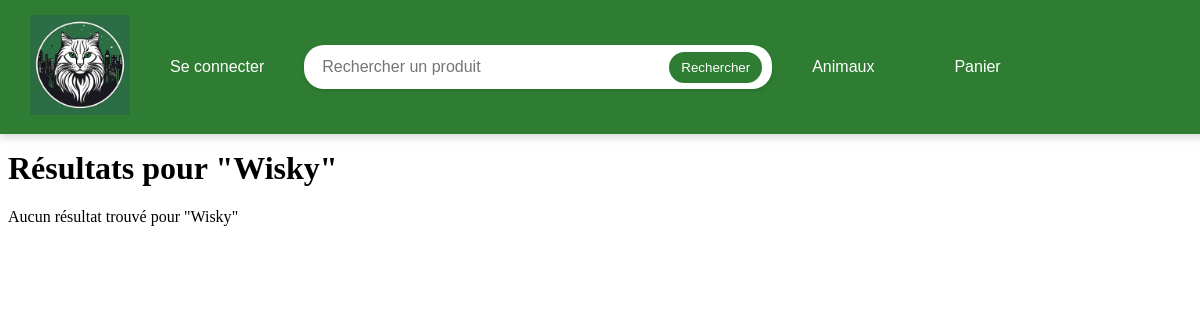
The app's page /search.php?product=Wisky, older data.
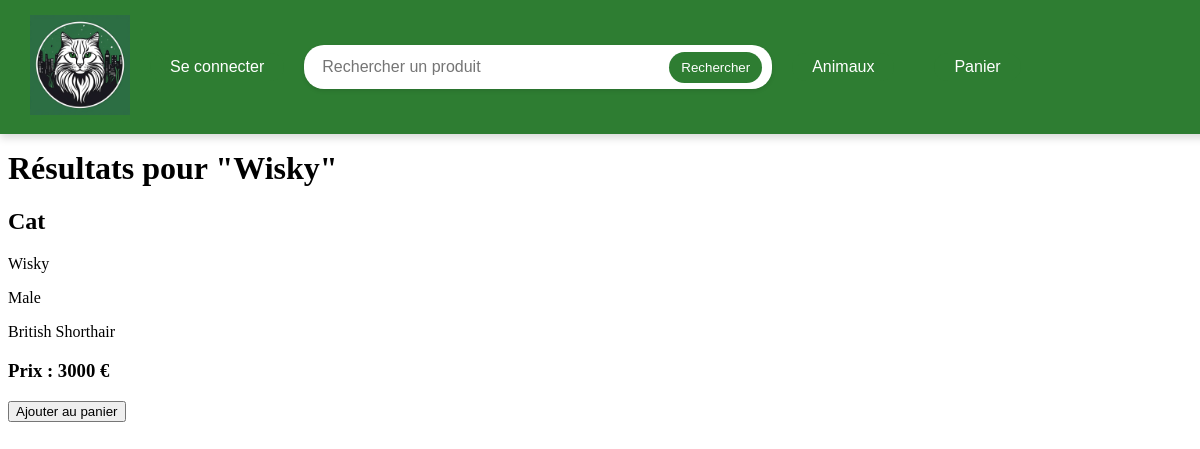
The same page, newer data.
### tables this page shows
CREATE TABLE `animals` (
  `idAnimals` int(100) NOT NULL AUTO_INCREMENT,
  `nameAnimals` varchar(100) NOT NULL,
  `raceAnimals` varchar(100) NOT NULL,
  `genderAnimals` varchar(100) NOT NULL,
  `typeAnimals` varchar(100) NOT NULL,
  `bithdayAnimals` date NOT NULL,
  `weight Animals` varchar(100) NOT NULL,
  `colorAnimals` varchar(100) NOT NULL,
  `priceAnimals` varchar(100) NOT NULL,
  PRIMARY KEY (`idAnimals`)
);

### search.php (the view, shortened to what this page needs)
<?php
$servername = "localhost";
$dbname = "e_commerce_project";
$dbusername = "root";
$dbpassword = "";
if(isset($_GET['product'])) {
    $search_term = htmlspecialchars(trim($_GET['product']));
    try {
        $conn = new PDO("mysql:host=$servername;dbname=$dbname", $dbusername, $dbpassword);
        $conn->setAttribute(PDO::ATTR_ERRMODE, PDO::ERRMODE_EXCEPTION);
    } catch (PDOException $e) {
        die('Erreur : ' . $e->getMessage());
    }
    $stmt = $conn->prepare("SELECT * FROM animals WHERE nameAnimals LIKE :product");
    $query = '%' . $search_term . '%';
    $stmt->bindParam(':product', $query, PDO::PARAM_STR);
    $stmt->execute();
    $results = $stmt->fetchAll(PDO::FETCH_ASSOC);
}
?>
<!doctype html>
<html lang="fr">
<head>
</head>
<body>
<?php include 'navbar.php';?>
<h1>Résultats pour "<?= htmlspecialchars($search_term) ?>"</h1>
<div class="product-list">
    <?php if (!empty($results)): ?>
        <?php foreach ($results as $result): ?>
            <div class="product">
                <h2><?= htmlspecialchars($result['typeAnimals']) ?></h2>
                <p><?= htmlspecialchars($result['nameAnimals']) ?></p>
                <p><?= htmlspecialchars($result['genderAnimals']) ?></p>
                <p><?= htmlspecialchars($result['raceAnimals']) ?></p>
                <h3>Prix : <?= htmlspecialchars($result['priceAnimals']) ?> €</h3>
                <form action="cart.php" method="POST">
                    <button type="submit">Ajouter au panier</button>
                </form>
            </div>
        <?php endforeach; ?>
    <?php else: ?>
        <p>Aucun résultat trouvé pour "<?= htmlspecialchars($search_term) ?>"</p>
    <?php endif; ?>
</div>
</body>
</html>

Row changes from the older to the newer data that the page shows:
now on this page (row edited): animals: typeAnimals "Cat", nameAnimals "Wisky", genderAnimals "Male", raceAnimals "British Shorthair", priceAnimals "3000"
Text that changed along with them:
$search_term: "Wisky" → (not shown)
text no longer shown: "Aucun résultat trouvé pour \" \""
